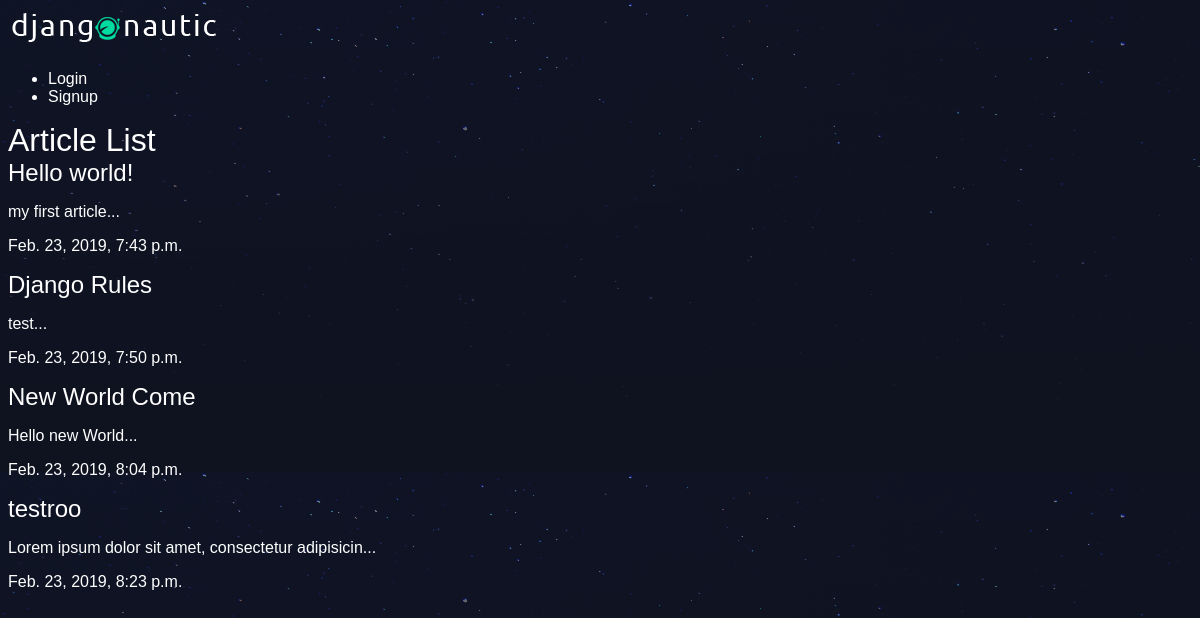
The app's page /articles/, older data.
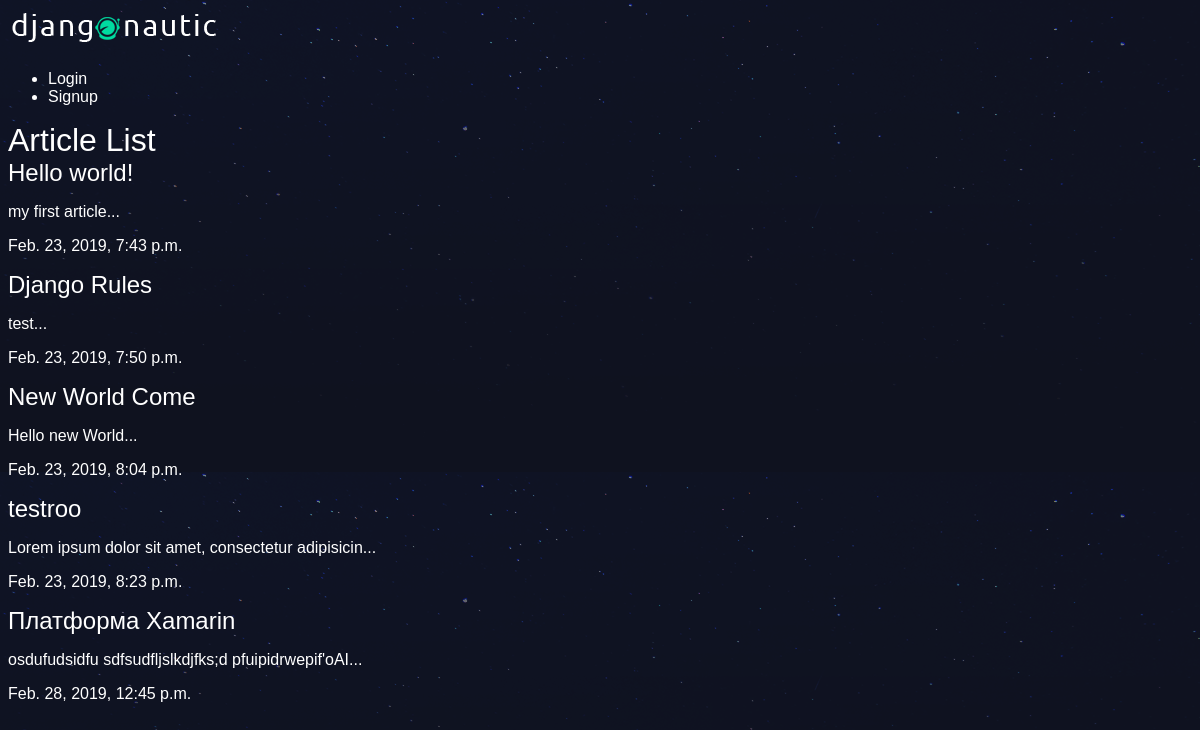
The same page, newer data.
### articles/models.py (models this page shows, shortened)
class Article(models.Model):
    title = models.CharField(max_length=100)
    slug = models.SlugField()
    body = models.TextField()
    date = models.DateTimeField(auto_now_add=True)
    thumb = models.ImageField(default='default.png', blank=True)
    author = models.ForeignKey(User, default=None, on_delete=models.CASCADE)
    def snippet(self):
        return self.body[:50] + '...'

### articles/views.py (the view)
# urls.py: path('', views.article_list, name="list"),
def article_list(request):
    articles = Article.objects.all().order_by('date')
    return render(request, 'articles/article_list.html', {'articles': articles})

### articles/templates/articles/article_list.html
{% extends 'base.html' %}
{% block content %}
<h1>Article List</h1>
<div class="articles">
    {% for article in articles %}
        <div class="article">
            <h2><a href="{% url 'articles:details' slug=article.slug %}">{{ article.title }}</a></h2>
            <p>{{ article.snippet }}</p>
            <p>{{ article.date }}</p>
        </div>
    {% endfor %}
</div>
{% endblock %}

### templates/base.html (shortened to what this page needs)
{% load static from staticfiles %}
<!DOCTYPE html>
<html lang="en">
<head>
    <link rel="stylesheet" href="{% static 'style.css' %}">
</head>
<body>
<div class="wrapper">
    <h1><a href="{% url 'articles:list' %}"><img src="{% static 'logo.png' %}"> </a></h1>
    <nav>
        <ul>
            {% if user.is_authenticated %}
            <li>
                <form class="logout-link" action="{% url 'accounts:logout' %}" method="post">
                    {% csrf_token %}
                    <button type="submit">Logout</button>
                </form></li>
                <li><a href="{% url 'articles:create' %}" class="highlight">Create a new article</a></li>
                {% else %}
                <li><a href="{% url 'accounts:login' %}">Login</a></li>
                <li><a href="{% url 'accounts:signup' %}">Signup</a></li>
            {% endif %}
        </ul>
    </nav>
    {% block content %}
    {% endblock %}
</div>
</body>
</html>

### assets/style.css (style rules this page uses)
body { background-color: #0f121f; background-image: url(/static/stars.png); background-repeat-y: no-repeat; color: #fff; }
body * { font-family: Ubuntu, sans-serif; }
h1, h2, h3, h4, h5 { font-weight: normal; margin: 0; }
a, a:hover, a:visited { color: #fff; text-decoration: none; }

Row changes from the older to the newer data that the page shows:
added Article: title "Платформа Xamarin", snippet "osdufudsidfu sdfsudfljslkdjfks;d pfuipidrwepif'oAI...", date "Feb. 28, 2019, 12:45 p.m."
